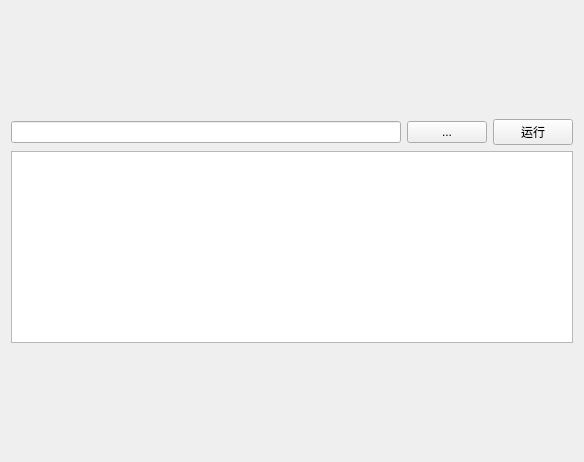
<?xml version="1.0" encoding="UTF-8"?>
<ui version="4.0">
 <class>cmd_blck</class>
 <widget class="QWidget" name="cmd_blck">
  <property name="geometry">
   <rect>
    <x>0</x>
    <y>0</y>
    <width>584</width>
    <height>462</height>
   </rect>
  </property>
  <property name="windowTitle">
   <string>Form</string>
  </property>
  <layout class="QVBoxLayout" name="verticalLayout">
   <item>
    <spacer name="verticalSpacer_2">
     <property name="orientation">
      <enum>Qt::Vertical</enum>
     </property>
     <property name="sizeHint" stdset="0">
      <size>
       <width>20</width>
       <height>40</height>
      </size>
     </property>
    </spacer>
   </item>
   <item>
    <layout class="QHBoxLayout" name="horizontalLayout">
     <item>
      <widget class="QLineEdit" name="bat_path"/>
     </item>
     <item>
      <widget class="QPushButton" name="bat_sel">
       <property name="text">
        <string>...</string>
       </property>
      </widget>
     </item>
     <item>
      <widget class="QPushButton" name="bat_run">
       <property name="text">
        <string>运行</string>
       </property>
      </widget>
     </item>
    </layout>
   </item>
   <item>
    <widget class="QPlainTextEdit" name="cmd_info"/>
   </item>
   <item>
    <spacer name="verticalSpacer">
     <property name="orientation">
      <enum>Qt::Vertical</enum>
     </property>
     <property name="sizeHint" stdset="0">
      <size>
       <width>20</width>
       <height>40</height>
      </size>
     </property>
    </spacer>
   </item>
  </layout>
 </widget>
 <resources/>
 <connections/>
</ui>
